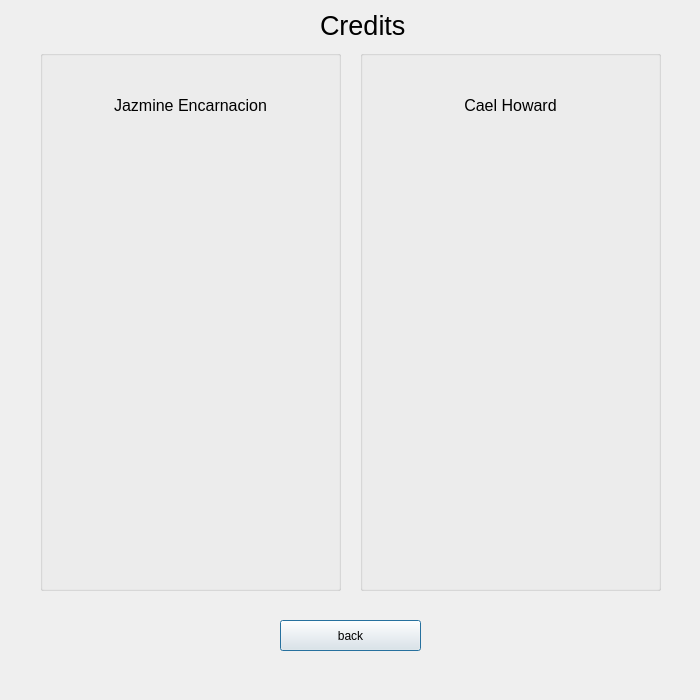
<?xml version="1.0" encoding="UTF-8"?>
<ui version="4.0">
 <class>Credits</class>
 <widget class="QDialog" name="Credits">
  <property name="geometry">
   <rect>
    <x>0</x>
    <y>0</y>
    <width>700</width>
    <height>700</height>
   </rect>
  </property>
  <property name="windowTitle">
   <string>Dialog</string>
  </property>
  <widget class="QLabel" name="CreditsTitle">
   <property name="geometry">
    <rect>
     <x>320</x>
     <y>0</y>
     <width>111</width>
     <height>51</height>
    </rect>
   </property>
   <property name="text">
    <string>&lt;html&gt;&lt;head/&gt;&lt;body&gt;&lt;p&gt;&lt;span style=&quot; font-size:20pt;&quot;&gt;Credits&lt;/span&gt;&lt;/p&gt;&lt;/body&gt;&lt;/html&gt;</string>
   </property>
  </widget>
  <widget class="QGroupBox" name="groupBox">
   <property name="geometry">
    <rect>
     <x>40</x>
     <y>50</y>
     <width>301</width>
     <height>541</height>
    </rect>
   </property>
   <property name="title">
    <string/>
   </property>
   <widget class="QLabel" name="Jazmine">
    <property name="geometry">
     <rect>
      <x>0</x>
      <y>40</y>
      <width>301</width>
      <height>31</height>
     </rect>
    </property>
    <property name="text">
     <string>&lt;html&gt;&lt;head/&gt;&lt;body&gt;&lt;p align=&quot;center&quot;&gt;&lt;span style=&quot; font-size:12pt;&quot;&gt;Jazmine Encarnacion&lt;/span&gt;&lt;/p&gt;&lt;/body&gt;&lt;/html&gt;</string>
    </property>
   </widget>
   <widget class="QLabel" name="picture1">
    <property name="geometry">
     <rect>
      <x>40</x>
      <y>90</y>
      <width>131</width>
      <height>151</height>
     </rect>
    </property>
    <property name="text">
     <string/>
    </property>
   </widget>
   <widget class="QLabel" name="picture3">
    <property name="geometry">
     <rect>
      <x>40</x>
      <y>320</y>
      <width>141</width>
      <height>161</height>
     </rect>
    </property>
    <property name="text">
     <string/>
    </property>
   </widget>
  </widget>
  <widget class="QGroupBox" name="groupBox_2">
   <property name="geometry">
    <rect>
     <x>360</x>
     <y>50</y>
     <width>301</width>
     <height>541</height>
    </rect>
   </property>
   <property name="title">
    <string/>
   </property>
   <widget class="QLabel" name="Cael">
    <property name="geometry">
     <rect>
      <x>0</x>
      <y>40</y>
      <width>301</width>
      <height>31</height>
     </rect>
    </property>
    <property name="text">
     <string>&lt;html&gt;&lt;head/&gt;&lt;body&gt;&lt;p align=&quot;center&quot;&gt;&lt;span style=&quot; font-size:12pt;&quot;&gt;Cael Howard&lt;/span&gt;&lt;/p&gt;&lt;/body&gt;&lt;/html&gt;</string>
    </property>
   </widget>
   <widget class="QLabel" name="picture2">
    <property name="geometry">
     <rect>
      <x>40</x>
      <y>90</y>
      <width>131</width>
      <height>161</height>
     </rect>
    </property>
    <property name="text">
     <string/>
    </property>
   </widget>
   <widget class="QLabel" name="picture4">
    <property name="geometry">
     <rect>
      <x>40</x>
      <y>320</y>
      <width>141</width>
      <height>161</height>
     </rect>
    </property>
    <property name="text">
     <string/>
    </property>
   </widget>
  </widget>
  <widget class="QHoverSensitiveButton" name="backbutton">
   <property name="geometry">
    <rect>
     <x>280</x>
     <y>620</y>
     <width>141</width>
     <height>31</height>
    </rect>
   </property>
   <property name="text">
    <string>back</string>
   </property>
  </widget>
 </widget>
 <customwidgets>
  <customwidget>
   <class>QHoverSensitiveButton</class>
   <extends>QPushButton</extends>
   <header>qhoversensitivebutton.h</header>
  </customwidget>
 </customwidgets>
 <resources/>
 <connections/>
</ui>
